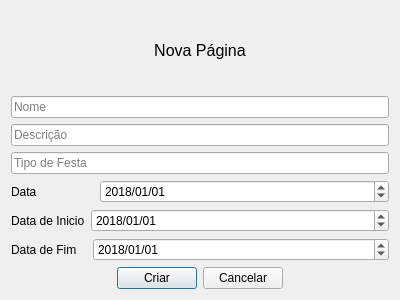
<?xml version="1.0" encoding="UTF-8"?>
<ui version="4.0">
 <class>NovaPagina</class>
 <widget class="QDialog" name="NovaPagina">
  <property name="geometry">
   <rect>
    <x>0</x>
    <y>0</y>
    <width>400</width>
    <height>300</height>
   </rect>
  </property>
  <property name="windowTitle">
   <string>Nova Página</string>
  </property>
  <layout class="QGridLayout" name="gridLayout">
   <item row="7" column="0">
    <layout class="QHBoxLayout" name="horizontalLayout_3">
     <item>
      <spacer name="horizontalSpacer">
       <property name="orientation">
        <enum>Qt::Horizontal</enum>
       </property>
       <property name="sizeHint" stdset="0">
        <size>
         <width>40</width>
         <height>20</height>
        </size>
       </property>
      </spacer>
     </item>
     <item>
      <widget class="QPushButton" name="pushButton">
       <property name="text">
        <string>Criar</string>
       </property>
      </widget>
     </item>
     <item>
      <widget class="QPushButton" name="pushButton_2">
       <property name="text">
        <string>Cancelar</string>
       </property>
      </widget>
     </item>
     <item>
      <spacer name="horizontalSpacer_2">
       <property name="orientation">
        <enum>Qt::Horizontal</enum>
       </property>
       <property name="sizeHint" stdset="0">
        <size>
         <width>40</width>
         <height>20</height>
        </size>
       </property>
      </spacer>
     </item>
    </layout>
   </item>
   <item row="5" column="0">
    <layout class="QHBoxLayout" name="horizontalLayout_2">
     <item>
      <widget class="QLabel" name="label_2">
       <property name="text">
        <string>Data de Inicio</string>
       </property>
      </widget>
     </item>
     <item>
      <widget class="QDateEdit" name="dateEdit">
       <property name="sizePolicy">
        <sizepolicy hsizetype="Expanding" vsizetype="Fixed">
         <horstretch>0</horstretch>
         <verstretch>0</verstretch>
        </sizepolicy>
       </property>
       <property name="currentSection">
        <enum>QDateTimeEdit::YearSection</enum>
       </property>
       <property name="displayFormat">
        <string>yyyy/MM/dd</string>
       </property>
       <property name="date">
        <date>
         <year>2018</year>
         <month>1</month>
         <day>1</day>
        </date>
       </property>
      </widget>
     </item>
    </layout>
   </item>
   <item row="3" column="0">
    <widget class="QLineEdit" name="lineEdit_2">
     <property name="enabled">
      <bool>true</bool>
     </property>
     <property name="placeholderText">
      <string>Tipo de Festa</string>
     </property>
    </widget>
   </item>
   <item row="4" column="0">
    <layout class="QHBoxLayout" name="horizontalLayout_4">
     <item>
      <widget class="QLabel" name="label_4">
       <property name="maximumSize">
        <size>
         <width>83</width>
         <height>16777215</height>
        </size>
       </property>
       <property name="text">
        <string>Data</string>
       </property>
      </widget>
     </item>
     <item>
      <widget class="QDateEdit" name="dateEdit_3">
       <property name="displayFormat">
        <string>yyyy/MM/dd</string>
       </property>
       <property name="date">
        <date>
         <year>2018</year>
         <month>1</month>
         <day>1</day>
        </date>
       </property>
      </widget>
     </item>
    </layout>
   </item>
   <item row="2" column="0">
    <widget class="QLineEdit" name="lineEdit_5">
     <property name="placeholderText">
      <string>Descrição</string>
     </property>
    </widget>
   </item>
   <item row="6" column="0">
    <layout class="QHBoxLayout" name="horizontalLayout">
     <item>
      <widget class="QLabel" name="label_3">
       <property name="maximumSize">
        <size>
         <width>83</width>
         <height>16777215</height>
        </size>
       </property>
       <property name="text">
        <string>Data de Fim   </string>
       </property>
      </widget>
     </item>
     <item>
      <widget class="QDateEdit" name="dateEdit_2">
       <property name="sizePolicy">
        <sizepolicy hsizetype="Expanding" vsizetype="Fixed">
         <horstretch>0</horstretch>
         <verstretch>0</verstretch>
        </sizepolicy>
       </property>
       <property name="currentSection">
        <enum>QDateTimeEdit::YearSection</enum>
       </property>
       <property name="displayFormat">
        <string>yyyy/MM/dd</string>
       </property>
       <property name="date">
        <date>
         <year>2018</year>
         <month>1</month>
         <day>1</day>
        </date>
       </property>
      </widget>
     </item>
    </layout>
   </item>
   <item row="0" column="0">
    <widget class="QLabel" name="label">
     <property name="font">
      <font>
       <pointsize>12</pointsize>
      </font>
     </property>
     <property name="text">
      <string>Nova Página</string>
     </property>
     <property name="alignment">
      <set>Qt::AlignCenter</set>
     </property>
    </widget>
   </item>
   <item row="1" column="0">
    <widget class="QLineEdit" name="lineEdit">
     <property name="text">
      <string/>
     </property>
     <property name="placeholderText">
      <string>Nome</string>
     </property>
    </widget>
   </item>
  </layout>
 </widget>
 <resources/>
 <connections/>
</ui>
